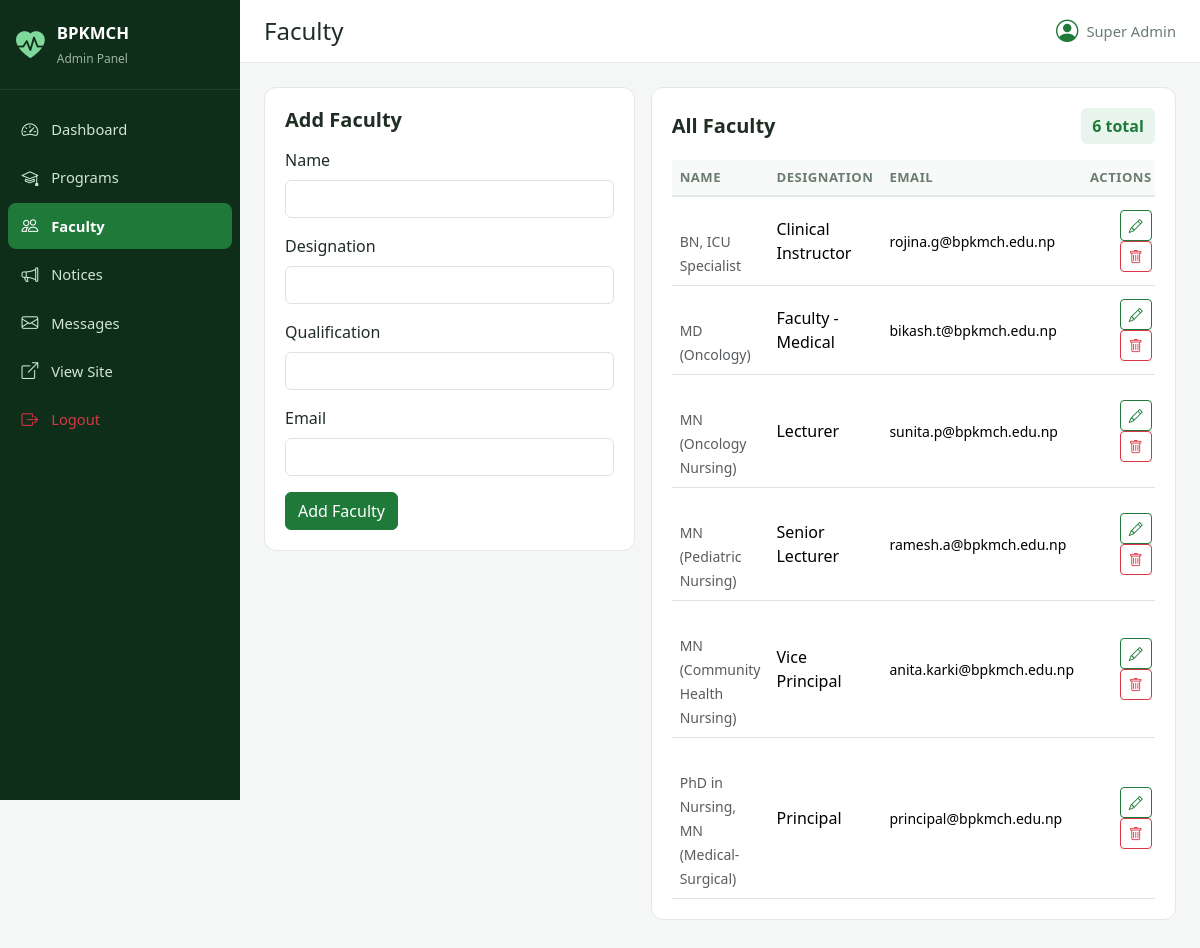
Screenshot of /admin/faculty.php (signed in) with the database file from the repository.
### tables this page shows
CREATE TABLE IF NOT EXISTS faculty (
    id INT AUTO_INCREMENT PRIMARY KEY,
    full_name VARCHAR(150) NOT NULL,
    designation VARCHAR(150) NOT NULL,
    qualification VARCHAR(200) NOT NULL,
    email VARCHAR(150) DEFAULT NULL
);

### admin/faculty.php (the view, shortened to what this page needs)
<?php
require_once __DIR__ . '/includes/auth.php';
$edit = null;
$rows = $conn->query("SELECT * FROM faculty ORDER BY id DESC");
include 'includes/header.php';
?>
<div class="row g-3">
  <div class="col-lg-5">
    <div class="panel">
      <div class="panel-header"><h5><?= $edit ? 'Edit Faculty' : 'Add Faculty' ?></h5></div>
      <form method="post">
        <div class="mb-3"><label class="form-label">Name</label>
          <input type="text" name="name" class="form-control" required value="<?= htmlspecialchars($edit['name'] ?? '') ?>"></div>
        <div class="mb-3"><label class="form-label">Designation</label>
          <input type="text" name="designation" class="form-control" value="<?= htmlspecialchars($edit['designation'] ?? '') ?>"></div>
        <div class="mb-3"><label class="form-label">Qualification</label>
          <input type="text" name="qualification" class="form-control" value="<?= htmlspecialchars($edit['qualification'] ?? '') ?>"></div>
        <div class="mb-3"><label class="form-label">Email</label>
          <input type="email" name="email" class="form-control" value="<?= htmlspecialchars($edit['email'] ?? '') ?>"></div>
        <button class="btn btn-primary"><?= $edit ? 'Update' : 'Add Faculty' ?></button>
      </form>
    </div>
  </div>
  <div class="col-lg-7">
    <div class="panel">
      <div class="panel-header"><h5>All Faculty</h5><span class="badge-soft"><?= $rows->num_rows ?> total</span></div>
      <div class="table-responsive">
        <table class="table table-hover align-middle">
          <thead><tr><th>Name</th><th>Designation</th><th>Email</th><th class="text-end">Actions</th></tr></thead>
          <tbody>
          <?php while($f = $rows->fetch_assoc()): ?>
            <tr>
              <td><strong><?= htmlspecialchars($f['name']) ?></strong><br><small class="text-muted"><?= htmlspecialchars($f['qualification']) ?></small></td>
              <td><?= htmlspecialchars($f['designation']) ?></td>
              <td><small><?= htmlspecialchars($f['email']) ?></small></td>
              <td class="text-end">
                <a href="?edit=<?= $f['id'] ?>" class="btn btn-sm btn-outline-primary"><i class="bi bi-pencil"></i></a>
                <button class="btn btn-sm btn-outline-danger btn-delete" data-id="<?= $f['id'] ?>" data-type="faculty"><i class="bi bi-trash"></i></button>
              </td>
            </tr>
          <?php endwhile; ?>
          </tbody>
        </table>
      </div>
    </div>
  </div>
</div>
<?php include 'includes/footer.php'; ?>

### admin/assets/admin.css (style rules this page uses)
:root { --primary:#1f7a3a; --primary-dark:#155a28; --primary-light:#e8f5ec; --sidebar-bg:#0f2e1a; --sidebar-text:#cfe6d6; --bg:#f4f7f5; --card:#fff; --border:#e3e8e4; --text:#1f2d24; --muted:#6b7c70; }
* { box-sizing:border-box }
body { margin:0;font-family:'Segoe UI',system-ui,sans-serif;background:var(--bg);color:var(--text) }
.panel { background:var(--card);border:1px solid var(--border);border-radius:12px;padding:1.25rem;margin-bottom:1.25rem }
.panel-header { display:flex;justify-content:space-between;align-items:center;margin-bottom:1rem }
.panel-header h5 { margin:0;font-weight:600 }
.table { margin-bottom:0 }
.table thead th { background:#f8faf9;border-bottom:2px solid var(--border);font-size:.82rem;text-transform:uppercase;letter-spacing:.5px;color:var(--muted) }
.table tbody td { vertical-align:middle }
.btn-primary { background:var(--primary);border-color:var(--primary) }
.btn-outline-primary { color:var(--primary);border-color:var(--primary) }
.badge-soft { background:var(--primary-light);color:var(--primary);font-weight:600;padding:.35em .7em;border-radius:6px }

### rows the page displays
faculty: qualification "BN, ICU Specialist", designation "Clinical Instructor", email "rojina.g@bpkmch.edu.np"
faculty: qualification "MD (Oncology)", designation "Faculty - Medical", email "bikash.t@bpkmch.edu.np"
faculty: qualification "MN (Oncology Nursing)", designation "Lecturer", email "sunita.p@bpkmch.edu.np"
faculty: qualification "MN (Pediatric Nursing)", designation "Senior Lecturer", email "ramesh.a@bpkmch.edu.np"
faculty: qualification "MN (Community Health Nursing)", designation "Vice Principal", email "anita.karki@bpkmch.edu.np"
faculty: qualification "PhD in Nursing, MN (Medical-Surgical)", designation "Principal", email "principal@bpkmch.edu.np"

### other values shown
$page_title "Faculty"
$admin['full_name'] ?: $admin['username'] "Super Admin"
$rows->num_rows "6"
